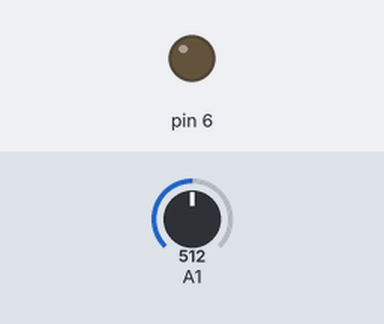
The sketch below on a simulated Arduino Uno, built with avr-gcc and run on an emulated ATmega328P. On the bench: output pins drawn as LEDs (lit = HIGH). Inputs (shaded band) come from the test bench; at power-on: A1 = 512.

Above: at 1.2 s.
1.3 s: A1 set to 155
2.8 s: A1 set to 129
At 3.7 s:
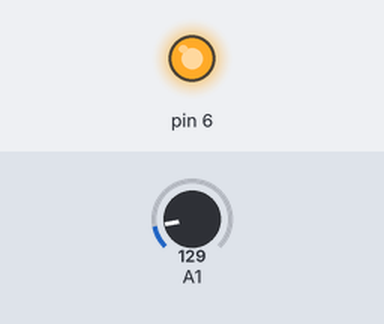
4.3 s: A1 set to 12
5.8 s: A1 set to 9
At 7.0 s:
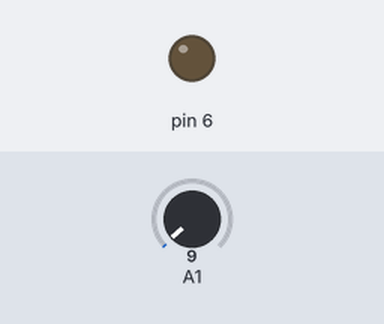
7.4 s: A1 set to 80
At 7.9 s:
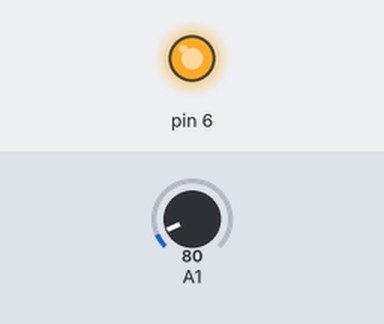
Timing chart, 0 to 9.9 s (numbered marks = the images above; inputs shaded):
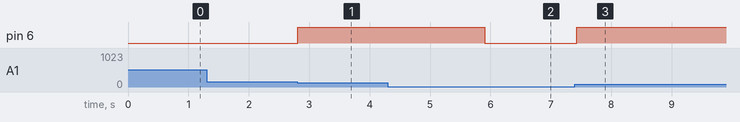

The sketch:

reference.ino
```cpp
bool fire=false; int fc=0;
void setup(){pinMode(6,OUTPUT);}
void loop(){
  float t=analogRead(A1)*(5.0/1023.0)*100.0;
  bool fault=t<5||t>120;
  fc=fault?fc+1:0;
  if(fc>=3) fire=false;
  else if(t<70) fire=true;
  else if(t>75) fire=false;
  digitalWrite(6,fire); delay(40);
}
```

Measured:
- the behaviour switches between 144 and 143 on A1 (found by bisection; images 0 and 1)
- the behaviour switches between 11 and 10 on A1 (found by bisection; images 1 and 2)
- after the input at 1.3 s, every drawn part: stays the same
- after the input at 2.8 s, pin 6: LOW → HIGH at once
- after the input at 4.3 s, every drawn part: stays the same
- after the input at 5.8 s, pin 6: HIGH → LOW after 0.10 s
- after the input at 7.4 s, pin 6: LOW → HIGH at once
